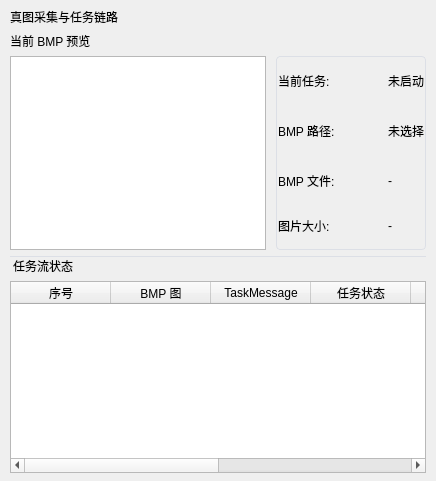
       <widget class="QWidget" name="CenterPanelWidget" native="true">
        <layout class="QVBoxLayout" name="CenterPanelLayout">
         <property name="spacing">
          <number>6</number>
         </property>
         <property name="leftMargin">
          <number>10</number>
         </property>
         <property name="topMargin">
          <number>8</number>
         </property>
         <property name="rightMargin">
          <number>10</number>
         </property>
         <property name="bottomMargin">
          <number>8</number>
         </property>
         <item>
          <widget class="QLabel" name="TaskFlowTitleLabel">
           <property name="styleSheet">
            <string notr="true">border-bottom:1px solid #DCDFE6;</string>
           </property>
           <property name="text">
            <string>真图采集与任务链路</string>
           </property>
           <property name="titleRole" stdset="0">
            <string>panelTitle</string>
           </property>
          </widget>
         </item>
         <item>
          <widget class="QLabel" name="PreviewTitleLabel">
           <property name="text">
            <string>当前 BMP 预览</string>
           </property>
           <property name="titleRole" stdset="0">
            <string>subTitle</string>
           </property>
          </widget>
         </item>
         <item>
          <layout class="QHBoxLayout" name="PreviewInfoLayout">
           <property name="spacing">
            <number>10</number>
           </property>
           <item>
            <widget class="QGraphicsView" name="graphicsView"/>
           </item>
           <item>
            <widget class="QWidget" name="ImageInfoGridWidget" native="true">
             <property name="styleSheet">
              <string notr="true">#ImageInfoGridWidget{border:1px solid #DCDFE6;border-radius:4px;}</string>
             </property>
             <layout class="QGridLayout" name="ImageInfoGridLayout">
              <property name="leftMargin">
               <number>2</number>
              </property>
              <property name="topMargin">
               <number>2</number>
              </property>
              <property name="rightMargin">
               <number>2</number>
              </property>
              <property name="bottomMargin">
               <number>2</number>
              </property>
              <property name="spacing">
               <number>0</number>
              </property>
              <item row="0" column="0">
               <widget class="QLabel" name="TraceIdNameLabel">
                <property name="minimumSize">
                 <size>
                  <width>110</width>
                  <height>45</height>
                 </size>
                </property>
                <property name="text">
                 <string>当前任务:</string>
                </property>
                <property name="alignment">
                 <set>Qt::AlignLeading|Qt::AlignLeft|Qt::AlignVCenter</set>
                </property>
                <property name="infoRole" stdset="0">
                 <string>name</string>
                </property>
               </widget>
              </item>
              <item row="0" column="1">
               <widget class="QLabel" name="TraceIdValueLabel">
                <property name="text">
                 <string>未启动</string>
                </property>
                <property name="alignment">
                 <set>Qt::AlignLeading|Qt::AlignLeft|Qt::AlignVCenter</set>
                </property>
                <property name="infoRole" stdset="0">
                 <string>value</string>
                </property>
               </widget>
              </item>
              <item row="1" column="0">
               <widget class="QLabel" name="ImagePathNameLabel">
                <property name="minimumSize">
                 <size>
                  <width>110</width>
                  <height>55</height>
                 </size>
                </property>
                <property name="text">
                 <string>BMP 路径:</string>
                </property>
                <property name="alignment">
                 <set>Qt::AlignLeading|Qt::AlignLeft|Qt::AlignVCenter</set>
                </property>
                <property name="infoRole" stdset="0">
                 <string>name</string>
                </property>
               </widget>
              </item>
              <item row="1" column="1">
               <widget class="QLabel" name="ImagePathValueLabel">
                <property name="text">
                 <string>未选择</string>
                </property>
                <property name="alignment">
                 <set>Qt::AlignLeading|Qt::AlignLeft|Qt::AlignVCenter</set>
                </property>
                <property name="wordWrap">
                 <bool>true</bool>
                </property>
                <property name="infoRole" stdset="0">
                 <string>value</string>
                </property>
               </widget>
              </item>
              <item row="2" column="0">
               <widget class="QLabel" name="ImageFormatNameLabel">
                <property name="minimumSize">
                 <size>
                  <width>110</width>
                  <height>45</height>
                 </size>
                </property>
                <property name="text">
                 <string>BMP 文件:</string>
                </property>
                <property name="alignment">
                 <set>Qt::AlignLeading|Qt::AlignLeft|Qt::AlignVCenter</set>
                </property>
                <property name="infoRole" stdset="0">
                 <string>name</string>
                </property>
               </widget>
              </item>
              <item row="2" column="1">
               <widget class="QLabel" name="ImageFormatValueLabel">
                <property name="text">
                 <string>-</string>
                </property>
                <property name="alignment">
                 <set>Qt::AlignLeading|Qt::AlignLeft|Qt::AlignVCenter</set>
                </property>
                <property name="infoRole" stdset="0">
                 <string>value</string>
                </property>
               </widget>
              </item>
              <item row="3" column="0">
               <widget class="QLabel" name="ImageBytesNameLabel">
                <property name="minimumSize">
                 <size>
                  <width>110</width>
                  <height>45</height>
                 </size>
                </property>
                <property name="text">
                 <string>图片大小:</string>
                </property>
                <property name="alignment">
                 <set>Qt::AlignLeading|Qt::AlignLeft|Qt::AlignVCenter</set>
                </property>
                <property name="infoRole" stdset="0">
                 <string>name</string>
                </property>
               </widget>
              </item>
              <item row="3" column="1">
               <widget class="QLabel" name="ImageBytesValueLabel">
                <property name="text">
                 <string>-</string>
                </property>
                <property name="alignment">
                 <set>Qt::AlignLeading|Qt::AlignLeft|Qt::AlignVCenter</set>
                </property>
                <property name="infoRole" stdset="0">
                 <string>value</string>
                </property>
               </widget>
              </item>
             </layout>
            </widget>
           </item>
          </layout>
         </item>
         <item>
          <widget class="QLabel" name="TaskTableTitleLabel">
           <property name="styleSheet">
            <string notr="true">border-top:1px solid #DCDFE6;</string>
           </property>
           <property name="text">
            <string>任务流状态</string>
           </property>
           <property name="titleRole" stdset="0">
            <string>subTitle</string>
           </property>
          </widget>
         </item>
         <item>
          <widget class="QTableWidget" name="TaskStateTable">
           <property name="editTriggers">
            <set>QAbstractItemView::NoEditTriggers</set>
           </property>
           <property name="selectionMode">
            <enum>QAbstractItemView::SingleSelection</enum>
           </property>
           <property name="selectionBehavior">
            <enum>QAbstractItemView::SelectRows</enum>
           </property>
           <property name="rowCount">
            <number>0</number>
           </property>
           <property name="columnCount">
            <number>8</number>
           </property>
           <attribute name="horizontalHeaderStretchLastSection">
            <bool>true</bool>
           </attribute>
           <attribute name="verticalHeaderVisible">
            <bool>false</bool>
           </attribute>
           <column>
            <property name="text">
             <string>序号</string>
            </property>
           </column>
           <column>
            <property name="text">
             <string>BMP 图</string>
            </property>
           </column>
           <column>
            <property name="text">
             <string>TaskMessage</string>
            </property>
           </column>
           <column>
            <property name="text">
             <string>任务状态</string>
            </property>
           </column>
           <column>
            <property name="text">
             <string>处理从机</string>
            </property>
           </column>
           <column>
            <property name="text">
             <string>HTTP 拉图</string>
            </property>
           </column>
           <column>
            <property name="text">
             <string>收图片正文</string>
            </property>
           </column>
           <column>
            <property name="text">
             <string>全链路</string>
            </property>
           </column>
          </widget>
         </item>
        </layout>
       </widget>
